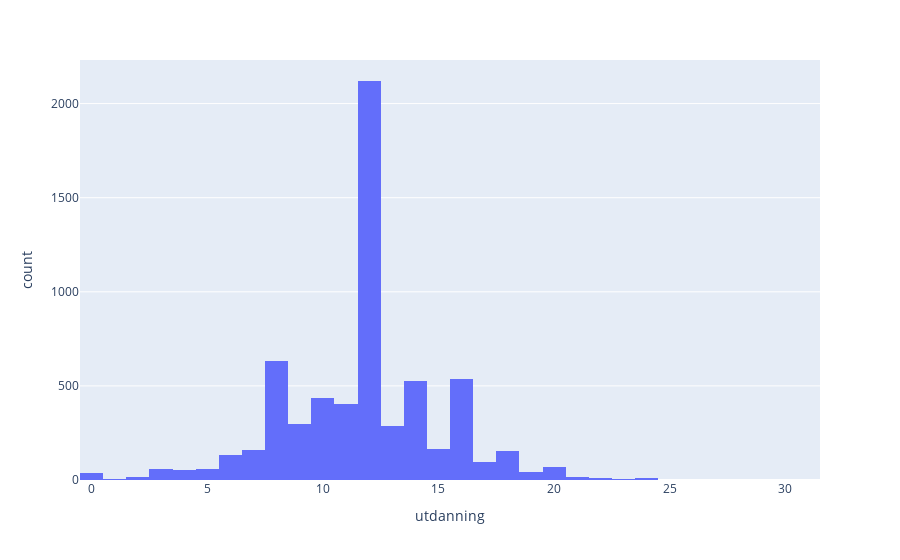
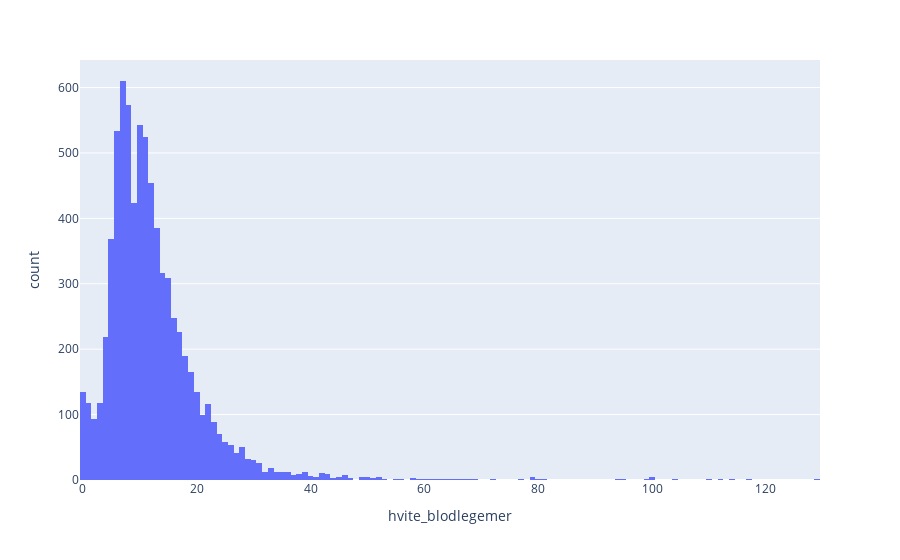
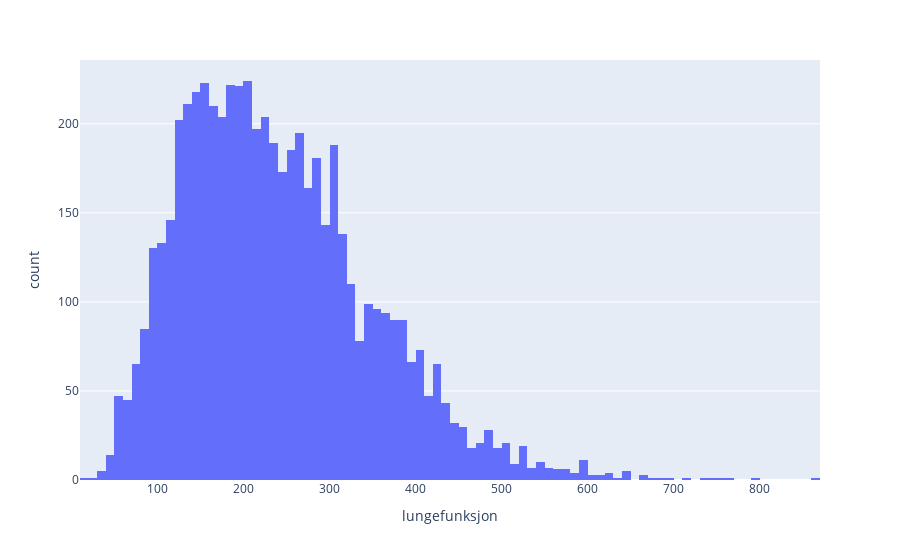
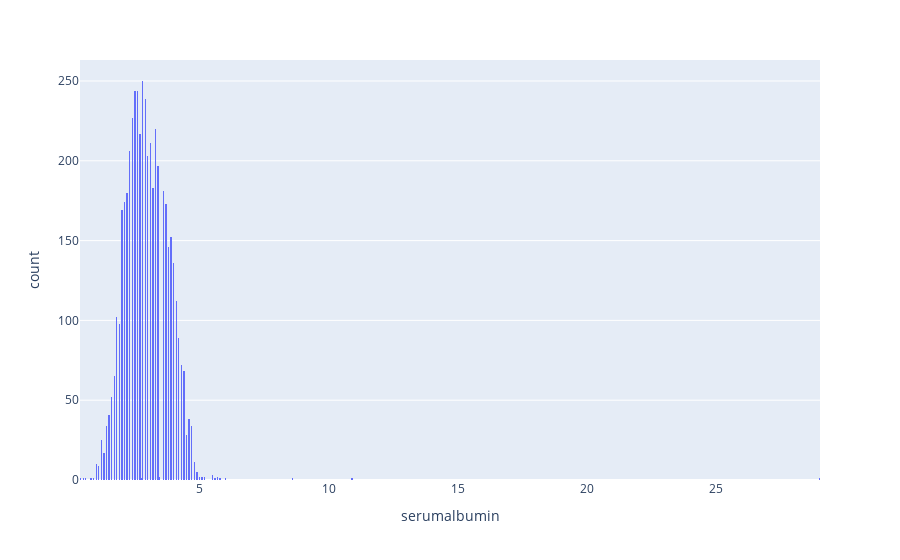

Notebook code cell kept with these figures, in order:
### Markdown cell above
## Visualisering av data for å imputere manglende data

### Code cell
manglende_numeriske_data = ['utdanning', 'hvite_blodlegemer', 'lungefunksjon', 'serumalbumin', 'bilirubin', 'kreatinin', 'blod_ph', 'glukose', 'blodurea_nitrogen', 'urinmengde']
manglende_kategoriske_data = ['etnisitet', 'inntekt']

for value in manglende_numeriske_data:
    fig =px.histogram(pasient_info_df, value)
    fig.show()
## TODO finish this

### Figure 1 — Plotly figure (JSON) as saved in the notebook; plotly's stock layout.template omitted (floating-point values rounded to 4 significant figures; data arrays with more than 128 entries replaced by an {"elided": "..."} marker saying what was removed)
{"data": [{"alignmentgroup": "True", "bingroup": "x", "hovertemplate": "utdanning=%{x}<br>count=%{y}<extra></extra>", "legendgroup": "", "marker": {"color": "#636efa", "pattern": {"shape": ""}}, "name": "", "offsetgroup": "", "orientation": "v", "showlegend": false, "type": "histogram", "x": {"elided": "7734 int values"}, "xaxis": "x", "yaxis": "y"}], "layout": {"barmode": "relative", "legend": {"tracegroupgap": 0}, "margin": {"t": 60}, "xaxis": {"anchor": "y", "domain": [0, 1], "title": {"text": "utdanning"}}, "yaxis": {"anchor": "x", "domain": [0, 1], "title": {"text": "count"}}}}

### Figure 2 — Plotly figure (JSON) as saved in the notebook; plotly's stock layout.template omitted (floating-point values rounded to 4 significant figures; data arrays with more than 128 entries replaced by an {"elided": "..."} marker saying what was removed)
{"data": [{"alignmentgroup": "True", "bingroup": "x", "hovertemplate": "hvite_blodlegemer=%{x}<br>count=%{y}<extra></extra>", "legendgroup": "", "marker": {"color": "#636efa", "pattern": {"shape": ""}}, "name": "", "offsetgroup": "", "orientation": "v", "showlegend": false, "type": "histogram", "x": {"elided": "7734 float values"}, "xaxis": "x", "yaxis": "y"}], "layout": {"barmode": "relative", "legend": {"tracegroupgap": 0}, "margin": {"t": 60}, "xaxis": {"anchor": "y", "domain": [0, 1], "title": {"text": "hvite_blodlegemer"}}, "yaxis": {"anchor": "x", "domain": [0, 1], "title": {"text": "count"}}}}

### Figure 3 — Plotly figure (JSON) as saved in the notebook; plotly's stock layout.template omitted (floating-point values rounded to 4 significant figures; data arrays with more than 128 entries replaced by an {"elided": "..."} marker saying what was removed)
{"data": [{"alignmentgroup": "True", "bingroup": "x", "hovertemplate": "lungefunksjon=%{x}<br>count=%{y}<extra></extra>", "legendgroup": "", "marker": {"color": "#636efa", "pattern": {"shape": ""}}, "name": "", "offsetgroup": "", "orientation": "v", "showlegend": false, "type": "histogram", "x": {"elided": "7734 float values"}, "xaxis": "x", "yaxis": "y"}], "layout": {"barmode": "relative", "legend": {"tracegroupgap": 0}, "margin": {"t": 60}, "xaxis": {"anchor": "y", "domain": [0, 1], "title": {"text": "lungefunksjon"}}, "yaxis": {"anchor": "x", "domain": [0, 1], "title": {"text": "count"}}}}

### Figure 4 — Plotly figure (JSON) as saved in the notebook; plotly's stock layout.template omitted (floating-point values rounded to 4 significant figures; data arrays with more than 128 entries replaced by an {"elided": "..."} marker saying what was removed)
{"data": [{"alignmentgroup": "True", "bingroup": "x", "hovertemplate": "serumalbumin=%{x}<br>count=%{y}<extra></extra>", "legendgroup": "", "marker": {"color": "#636efa", "pattern": {"shape": ""}}, "name": "", "offsetgroup": "", "orientation": "v", "showlegend": false, "type": "histogram", "x": {"elided": "7734 float values"}, "xaxis": "x", "yaxis": "y"}], "layout": {"barmode": "relative", "legend": {"tracegroupgap": 0}, "margin": {"t": 60}, "xaxis": {"anchor": "y", "domain": [0, 1], "title": {"text": "serumalbumin"}}, "yaxis": {"anchor": "x", "domain": [0, 1], "title": {"text": "count"}}}}
